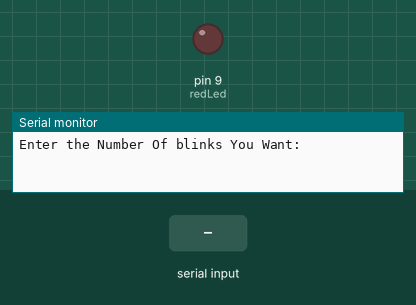
Recording of a sketch running on a simulated Arduino Uno, built with avr-gcc and run on an emulated ATmega328P. On the bench: output pins drawn as LEDs (lit = HIGH), the last lines printed to the serial monitor. Dashed ring = blinking. Inputs (shaded band) come from the test bench.

Above: at 1.2 s.
1.3 s: "90,45\n" received over Serial
At 2.1 s:
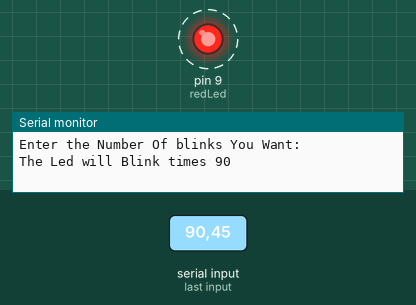
Timing chart, 0 to 10.3 s (numbered marks = the images above; inputs shaded):
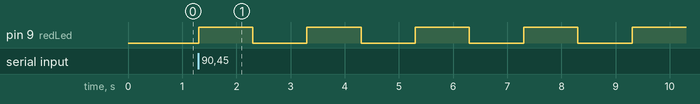

The sketch:

sketch_dec08e.ino
```cpp
//Getting Input From the User Through the Serial Monitor

int redLed=9;
int timeDelay=1000;
String askUser="Enter the Number Of blinks You Want: ";
int blinkNumber;
String info = "The Led will Blink times ";
int count=0;
void setup() {
  // put your setup code here, to run once:
  Serial.begin(9600);
 pinMode(redLed,OUTPUT);

}

void loop() {
  // put your main code here, to run repeatedly:
  Serial.println(askUser);
  while(Serial.available()==0){
    }
  //getting integer value from the User
  blinkNumber=Serial.parseInt();
  Serial.print(info);
  Serial.print(blinkNumber);
  for (count;count<=blinkNumber;++count){
    digitalWrite(redLed,HIGH);
    delay(timeDelay);
    digitalWrite(redLed,LOW);
    delay(timeDelay);
    }
}
```

Measured:
- after the input at 1.3 s, pin 9 (redLed): alternates HIGH for 1.0 s and LOW for 1.0 s, starting at once
